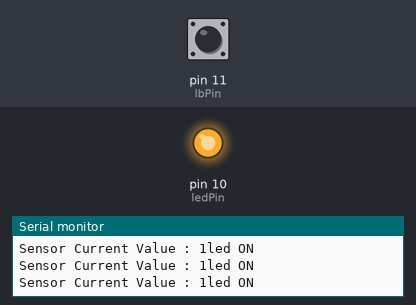
The sketch below on a simulated Arduino Uno, built with avr-gcc and run on an emulated ATmega328P. Parts: output pins drawn as LEDs (lit = HIGH), the last lines printed to the serial monitor. Dashed ring = blinking. The test bench sets the inputs (shaded band); at power-on: pin 11 (lbPin) HIGH.

Above: at 1.2 s.
1.3 s: pin 11 (lbPin) pulled LOW for 0.15 s
At 1.42 s:
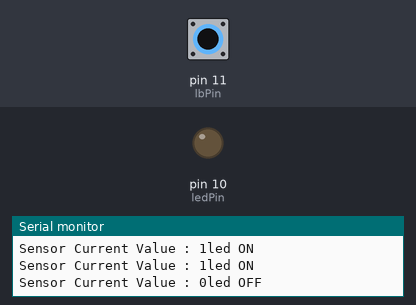
2.9 s: pin 11 (lbPin) pulled LOW for 1 s
At 4.3 s:
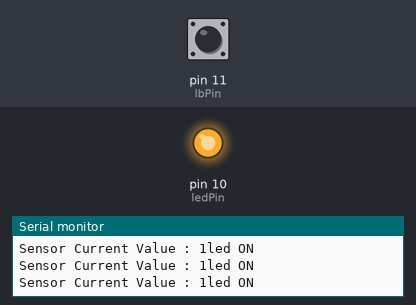
6.9 s: pin 11 (lbPin) pulsed LOW 2 times (0.12 s each, 0.3 s apart)
At 7.15 s:
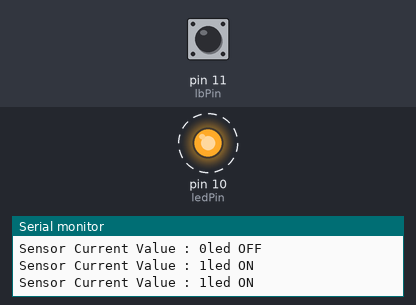
10.5 s: pin 11 (lbPin) pulsed LOW 2 times (0.12 s each, 0.3 s apart)
At 11.7 s:
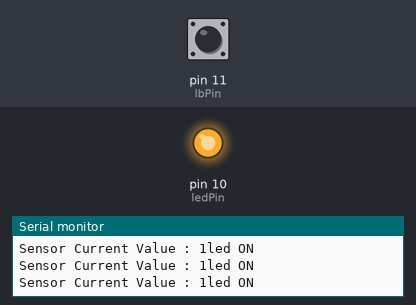
Timing chart, 0 to 13.5 s (numbered marks = the images above; inputs shaded):
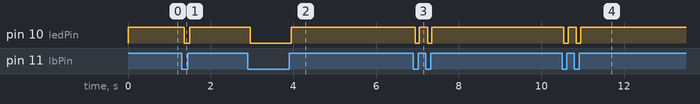

The sketch:

Light_blocking_sensor_LED.ino
```cpp
int lbPin = 11;
int ledPin = 10;
int state;
void setup() {
  pinMode(ledPin, OUTPUT);
  pinMode(lbPin, INPUT_PULLUP);
  Serial.begin(9600);

}

void loop() {
  state = digitalRead(lbPin);
  Serial.print("Sensor Current Value : ");
  Serial.print(state);
  if (state == 1){
    digitalWrite(ledPin, HIGH);
    Serial.println("led ON");
  }
  else{
    digitalWrite(ledPin, LOW);
    Serial.println("led OFF");
  }
}
```

Measured:
- after the input at 1.3 s, pin 10 (ledPin): HIGH → LOW after 0.06 s, → HIGH 0.14 s later
- after the input at 2.9 s, pin 10 (ledPin): HIGH → LOW after 0.06 s, → HIGH 1.0 s later
- after the input at 6.9 s, pin 10 (ledPin): alternates HIGH for 0.20 s and LOW for 0.10 s, 4 changes in all, then stays HIGH, starting after 0.05 s
- after the input at 10.5 s, pin 10 (ledPin): alternates HIGH for 0.20 s and LOW for 0.10 s, 4 changes in all, then stays HIGH, starting after 0.05 s
